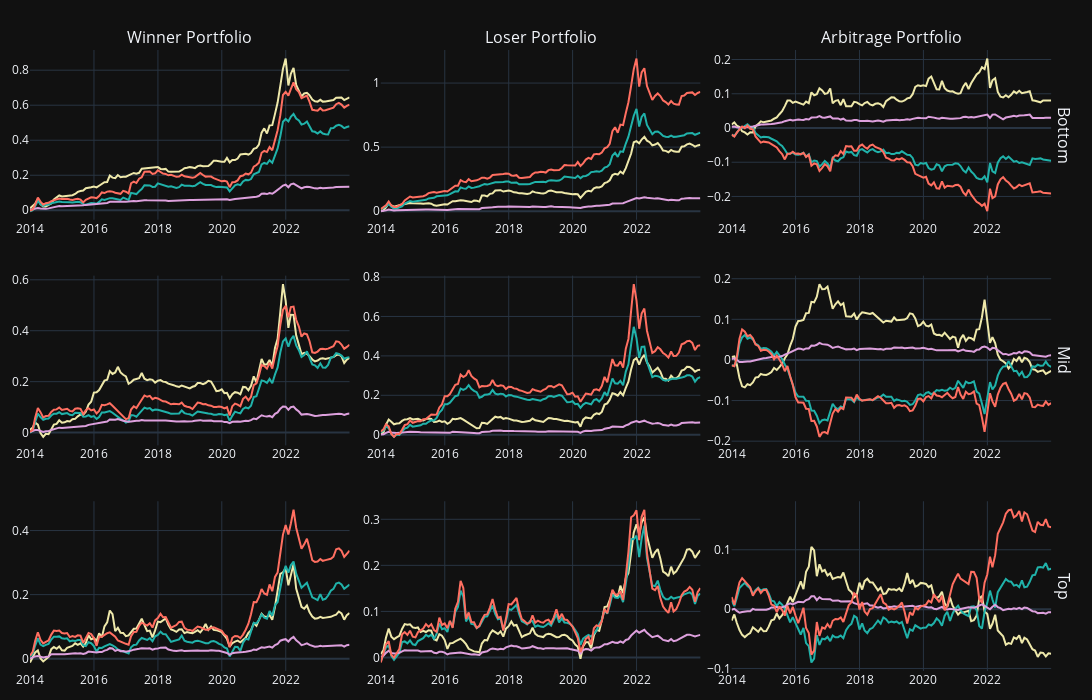

Notebook code cell kept with this figure:
### Code cell
non_abnormal_performnace_df = pd.concat(non_abnormal_bt.performance_dfs)

winner_performance, loser_performance, arbitrage_performace = calculate_portfolio_return(non_abnormal_performnace_df, cummulative=True)

visualize_cummulative_returns(winner_performance, loser_performance, arbitrage_performace)
